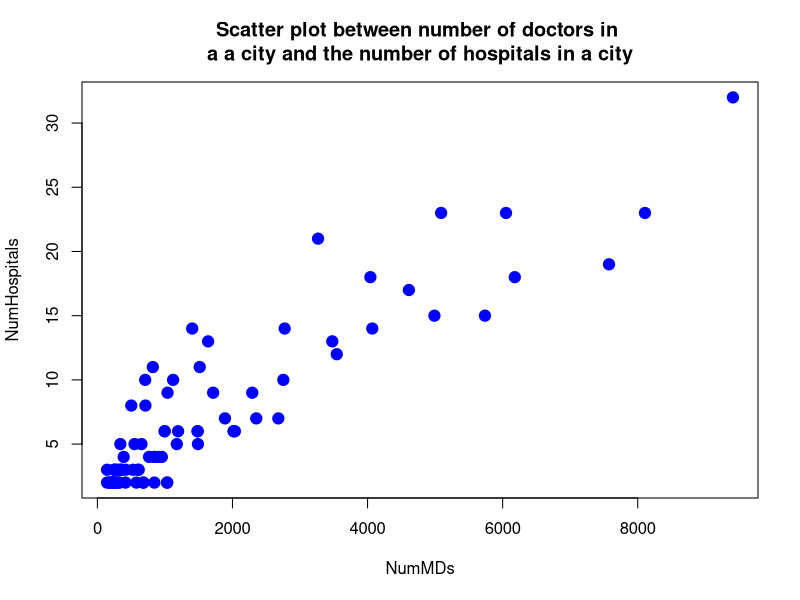

Write the R code that produced this figure.
## ---- chunk 1
d <- read.table("Example 1_3 Health.txt", header = T, sep = '\t')

attach(d)
## ---- chunk 2
plot(NumMDs, NumHospitals, pch = 19, cex = 1.5, col = "blue", main = "Scatter plot between number of doctors in \na a city and the number of hospitals in a city")
## ---- chunk 3
r <- cor(NumMDs, NumHospitals)

r
## ---- chunk 4
regMode1 <- lm(NumMDs ~ NumHospitals)
regMode1
## ---- chunk 5
# find residuals
residuals <- resid(regMode1)

# find predicted values
predValues <- predict(regMode1)
